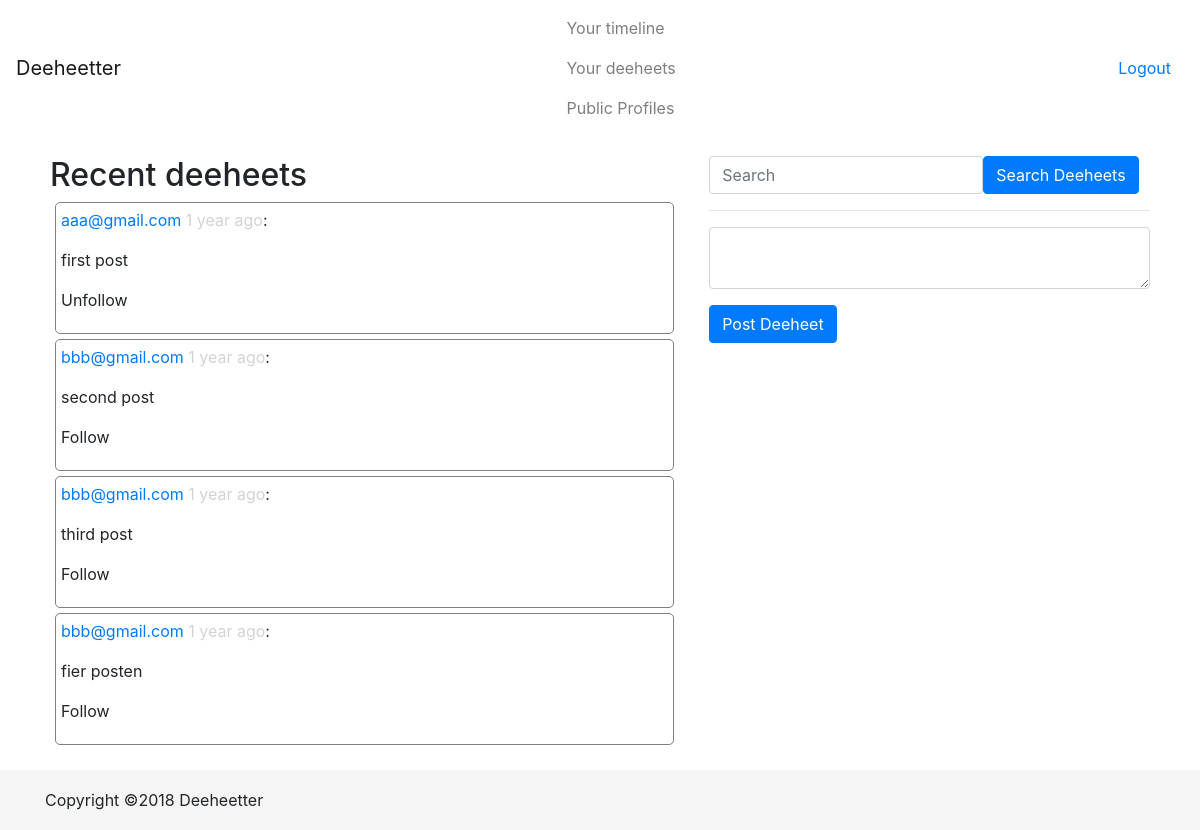
/ (signed in), run on the app's committed database.
### tables this page shows
CREATE TABLE `tweets` (
  `id` int(11) NOT NULL,
  `tweet` text NOT NULL,
  `userid` int(11) NOT NULL,
  `datetime` date NOT NULL
);

CREATE TABLE `users` (
  `id` int(11) NOT NULL,
  `email` text NOT NULL,
  `password` text NOT NULL
);

### functions.php (the view, shortened to what this page needs)
<?php
    $link = mysqli_connect("localhost", "userhide", "mmmiuraaa", "deeheetter");
        function time_since($since) {
        $chunks = array(
            array(60 * 60 * 24 * 365 , 'year'),
            array(60 * 60 * 24 * 30 , 'month'),
            array(60 * 60 * 24 * 7, 'week'),
            array(60 * 60 * 24 , 'day'),
            array(60 * 60 , 'hour'),
            array(60 , 'min'),
            array(1 , 'sec')
        );
        for ($i = 0, $j = count($chunks); $i < $j; $i++) {
            $seconds = $chunks[$i][0];
            $name = $chunks[$i][1];
            if (($count = floor($since / $seconds)) != 0) {
                break;
            }
        }
        $print = ($count == 1) ? '1 '.$name : "$count {$name}s";
        return $print;
    }
    function displayTweets($type) {
        global $link;
        if ($type == 'public') {
            $whereClause = "";
        } else if ($type == 'isFollowing') {
            $query = "SELECT * FROM isFollowing WHERE follower = ". mysqli_real_escape_string($link, $_SESSION['id']);
            $result = mysqli_query($link, $query);
            $whereClause = "";
            while ($row = mysqli_fetch_assoc($result)) {
                if ($whereClause == "") $whereClause = "WHERE";
                else $whereClause.= " OR";
                $whereClause.= " userid = ".$row['isFollowing'];
            }
        } else if ($type == 'yourtweets') {
           $whereClause = "WHERE userid = ". mysqli_real_escape_string($link, $_SESSION['id']);
        } else if ($type == 'search') {
            echo '<p>Showing search results for "'.mysqli_real_escape_string($link, $_GET['q']).'":</p>';
           $whereClause = "WHERE tweet LIKE '%". mysqli_real_escape_string($link, $_GET['q'])."%'";
        } else if (is_numeric($type)) {
            $userQuery = "SELECT * FROM users WHERE id = ".mysqli_real_escape_string($link, $type)." LIMIT 1";
                $userQueryResult = mysqli_query($link, $userQuery);
                $user = mysqli_fetch_assoc($userQueryResult);
            echo "<h2>".mysqli_real_escape_string($link, $user['email'])."'s Deeheets</h2>";
            $whereClause = "WHERE userid = ". mysqli_real_escape_string($link, $type);
        }
        $query = "SELECT * FROM tweets ".$whereClause." ORDER BY `datetime` DESC LIMIT 10";
        $result = mysqli_query($link, $query);
        if ($result == false || mysqli_num_rows($result) == 0) {
            echo "There are no tweets to display.";
        } else {
            while ($row = mysqli_fetch_assoc($result)) {
                $userQuery = "SELECT * FROM users WHERE id = ".mysqli_real_escape_string($link, $row['userid'])." LIMIT 1";
                $userQueryResult = mysqli_query($link, $userQuery);
                $user = mysqli_fetch_assoc($userQueryResult);
                echo "<div class='tweet'><p><a href='?page=publicprofiles&userid=".$user['id']."'>".$user['email']."</a> <span class='time'>".time_since(time() - strtotime($row['datetime']))." ago</span>:</p>";
                echo "<p>".$row['tweet']."</p>";
                echo "<p><a class='toggleFollow' data-userId='".$row['userid']."'>";
                $isFollowingQuery = "SELECT * FROM isFollowing WHERE follower = ". mysqli_real_escape_string($link, $_SESSION['id'])." AND isFollowing = ". mysqli_real_escape_string($link, $row['userid'])." LIMIT 1";
            $isFollowingQueryResult = mysqli_query($link, $isFollowingQuery);
            if (mysqli_num_rows($isFollowingQueryResult) > 0) {
                echo "Unfollow";
            } else {
                echo "Follow";
            }
                echo "</a></p></div>";
            }
        }
    }
    function displaySearch() {
        echo '<form class="form-inline">
  <div class="form-group">
    <input type="hidden" name="page" value="search">
    <input type="text" name="q" class="form-control" id="search" placeholder="Search">
  </div>
  <button type="submit" class="btn btn-primary">Search Deeheets</button>
</form>';
    }
    function displayTweetBox() {
        if (@$_SESSION['id'] > 0) {
            echo '<div id="tweetSuccess" class="alert alert-success">Your tweet was posted successfully.</div>
            <div id="tweetFail" class="alert alert-danger"></div>
            <div class="form">
  <div class="form-group">
    <textarea class="form-control" id="tweetContent"></textarea>
  </div>
  <button id="postTweetButton" class="btn btn-primary">Post Deeheet</button>
</div>';
        }
    }
?>

### views/header.php (shortened to what this page needs)
<!DOCTYPE html>
<html lang="en">
  <head>
    <link rel="stylesheet" href="https://maxcdn.bootstrapcdn.com/bootstrap/4.0.0-alpha.2/css/bootstrap.min.css">
    <link rel="stylesheet" href="../styles.css">
  </head>
  <body>
      <nav class="navbar navbar-light bg-faded">
  <a class="navbar-brand" href="?page=home">Deeheetter</a>
  <ul class="nav navbar-nav">
    <li class="nav-item">
      <a class="nav-link" href="?page=timeline">Your timeline</a>
    </li>
    <li class="nav-item">
      <a class="nav-link" href="?page=yourtweets">Your deeheets</a>
    </li>
    <li class="nav-item">
      <a class="nav-link" href="?page=publicprofiles">Public Profiles</a>
    </li>
  </ul>
  <div class="form-inline pull-xs-right">
      <?php if (@$_SESSION['id']) { ?>
        <a class="btn btn-success-outline" href="?function=logout">Logout</a>
      <?php } else { ?>
    <button class="btn btn-success-outline" data-toggle="modal" data-target="#myModal">Login/Signup</button>
      <?php } ?>
  </div>
</nav>

### index.php
<?php
    include("functions.php");
    include("views/header.php");
    if (@$_GET['page'] == 'timeline') {
        include("views/timeline.php");
    } else if (@$_GET['page'] == 'yourtweets') {
        include("views/yourtweets.php");
    } else if (@$_GET['page'] == 'search') {
        include("views/search.php");
    } else if (@$_GET['page'] == 'publicprofiles') {
        include("views/publicprofiles.php");
    } else if (@$_GET['page'] == 'home') {
        include("views/home.php");
    } else {
        include("views/home.php");
    }
    include("views/footer.php");
?>

### views/home.php (shortened to what this page needs)
<div class="container mainContainer">
  <div class="row">
    <div class="col-md-7">
      <h2>Recent deeheets</h2>
      <?php displayTweets('public'); ?>
    </div>
  <div class="col-md-5">
    <?php displaySearch(); ?>
    <hr>
    <?php displayTweetBox(); ?>
  </div>
</div>
</div>

### views/footer.php (shortened to what this page needs)
<footer class="footer">
    <div class="container">
        <p>Copyright &copy;2018 Deeheetter</p>
    </div>
</footer>
  </body>
</html>

### styles.css (style rules this page uses)
.mainContainer { padding: 20px; }
.time { color: lightgrey; }
.tweet { border: 1px solid grey; border-radius: 5px; padding: 5px; margin: 5px; }
html { position: relative; min-height: 100%; }
body { margin-bottom: 60px; }
.footer { position: absolute; bottom: 0; width: 100%; height: 60px; line-height: 60px; background-color: #f5f5f5; }

### data on the page
tweets: userid.email "aaa@gmail.com", tweet "first post", shows "Unfollow"
tweets: userid.email "bbb@gmail.com", tweet "second post", shows "Follow"
tweets: userid.email "bbb@gmail.com", tweet "third post", shows "Follow"
tweets: userid.email "bbb@gmail.com", tweet "fier posten", shows "Follow"
